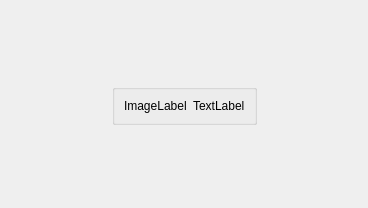
<?xml version="1.0" encoding="UTF-8"?>
<ui version="4.0">
 <class>ErrorWidget</class>
 <widget class="QWidget" name="ErrorWidget">
  <property name="geometry">
   <rect>
    <x>0</x>
    <y>0</y>
    <width>368</width>
    <height>208</height>
   </rect>
  </property>
  <property name="windowTitle">
   <string notr="true">Form</string>
  </property>
  <layout class="QGridLayout">
   <item row="0" column="1">
    <spacer>
     <property name="orientation">
      <enum>Qt::Vertical</enum>
     </property>
     <property name="sizeHint" stdset="0">
      <size>
       <width>1</width>
       <height>1</height>
      </size>
     </property>
    </spacer>
   </item>
   <item row="1" column="0">
    <spacer>
     <property name="orientation">
      <enum>Qt::Horizontal</enum>
     </property>
     <property name="sizeHint" stdset="0">
      <size>
       <width>1</width>
       <height>1</height>
      </size>
     </property>
    </spacer>
   </item>
   <item row="1" column="1">
    <widget class="QGroupBox" name="groupBox">
     <property name="title">
      <string/>
     </property>
     <property name="alignment">
      <set>Qt::AlignHCenter</set>
     </property>
     <layout class="QHBoxLayout">
      <item>
       <widget class="QLabel" name="imageLabel">
        <property name="text">
         <string notr="true">ImageLabel</string>
        </property>
       </widget>
      </item>
      <item>
       <widget class="QLabel" name="textLabel">
        <property name="text">
         <string notr="true">TextLabel</string>
        </property>
        <property name="textFormat">
         <enum>Qt::AutoText</enum>
        </property>
        <property name="wordWrap">
         <bool>true</bool>
        </property>
        <property name="textInteractionFlags">
         <set>Qt::LinksAccessibleByMouse</set>
        </property>
       </widget>
      </item>
     </layout>
    </widget>
   </item>
   <item row="1" column="2">
    <spacer>
     <property name="orientation">
      <enum>Qt::Horizontal</enum>
     </property>
     <property name="sizeHint" stdset="0">
      <size>
       <width>1</width>
       <height>1</height>
      </size>
     </property>
    </spacer>
   </item>
   <item row="2" column="1">
    <spacer>
     <property name="orientation">
      <enum>Qt::Vertical</enum>
     </property>
     <property name="sizeHint" stdset="0">
      <size>
       <width>1</width>
       <height>1</height>
      </size>
     </property>
    </spacer>
   </item>
  </layout>
 </widget>
 <resources/>
 <connections/>
</ui>
